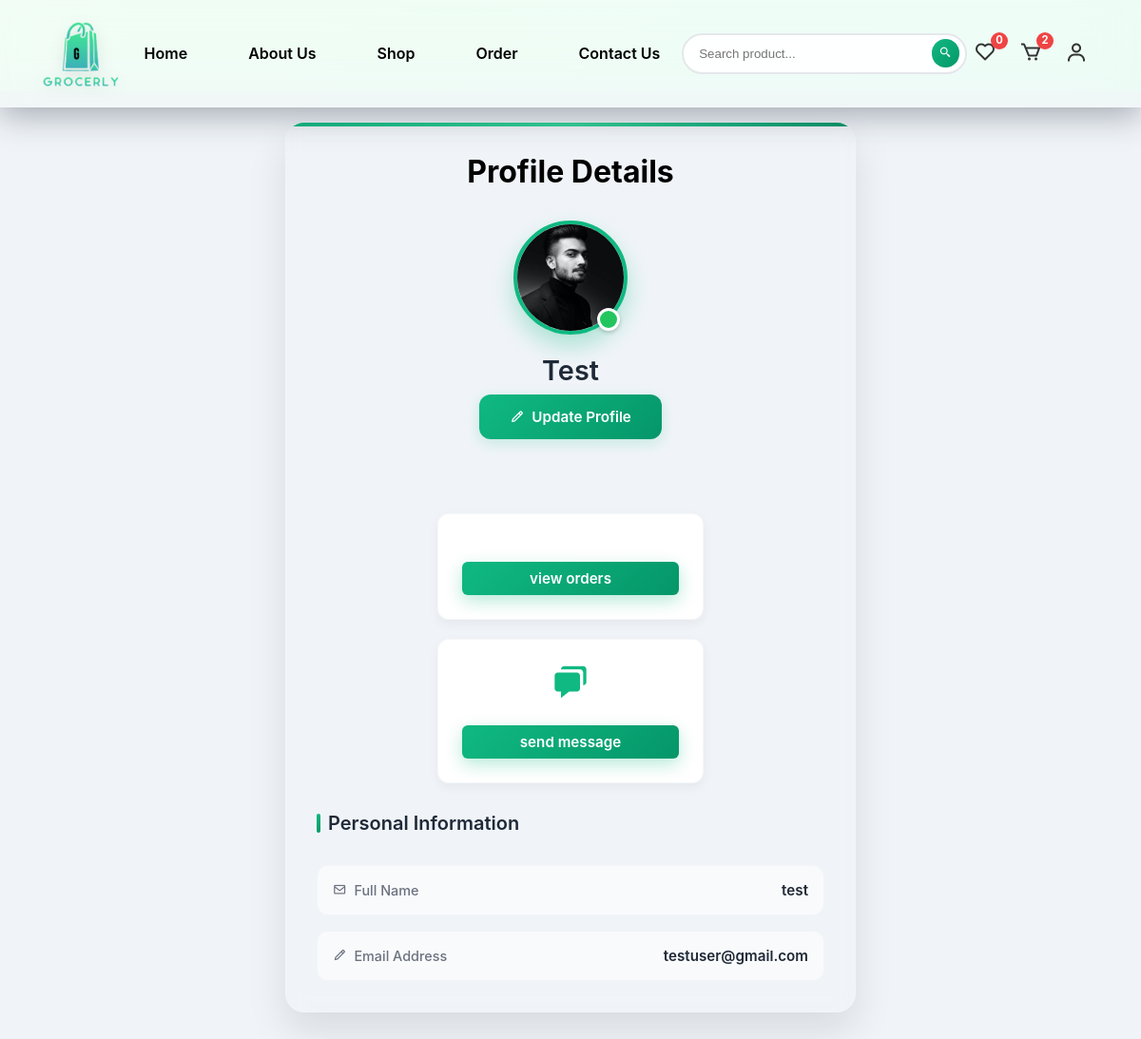
The app's page /profile.php (signed in) with its own data.
### tables this page shows
CREATE TABLE `users` (
  `user_id` int(20) NOT NULL,
  `name` varchar(255) NOT NULL,
  `email` varchar(255) NOT NULL,
  `password` varchar(255) NOT NULL,
  `image` varchar(255) DEFAULT NULL
);

### profile.php (the view, shortened to what this page needs)
<?php
    include 'components/connect.php';
    $select_message = $conn->prepare("SELECT * FROM `message` WHERE user_id = ?");
    $select_message->execute([$user_id]);
    $total_message = $select_message->rowCount();
?>
<!DOCTYPE html>
<html>
    <head>
        <link rel="stylesheet" type="text/css" href="css/user_styles.css">
        <link rel="stylesheet" type="text/css" href="css/profile.css">
        <link rel="stylesheet" href="https://cdnjs.cloudflare.com/ajax/libs/font-awesome/6.2.0/css/all.min.css">
        <link href="https://unpkg.com/boxicons@2.1/css/boxicons.min.css" rel="stylesheet">
    </head>
    <body>
        <?php include('components/user_header.php'); ?>
        <div class="profile-container">
            <div class="user-profile">
                <div class="heading">
                    <h1>Profile Details</h1>
                </div>
                <div class="user">
                    <div class="image-container">
                        <img src="uploaded_files/<?= !empty($fetch_profile['image']) ? htmlspecialchars($fetch_profile['image']) : '../images/default.jpg'; ?>" class="logo-img" width="100" alt="User Image">
                        <div class="status-indicator"></div>
                    </div>
                    <h3 class="name"><?= htmlspecialchars($fetch_profile['name']); ?></h3>
                    <a href="update.php" class="btn"><i class='bx bx-pencil'></i> Update Profile</a>
                </div>
                <div class="box-container">
                    <div class="box">
                        <div class="flex">
                            <a href="order.php" class="btn">view orders</a>
                        </div>
                    </div>
                    <div class="box">
                        <div class="flex">
                            <h3><i class="bx bxs-chat"></i><?$total_message; ?></h3>
                            <a href="contact_us.php" class="btn">send message</a>
                        </div>
                    </div>
                </div>
                <div class="more-info">
                    <div class="title">
                        <span>Personal Information</span>
                    </div>
                    <div class="detail-item">
                        <span class="detail-label"><i class='bx bx-envelope'></i>Full Name</span>
                        <span class="detail-value" id="fullName"><?= htmlspecialchars($fetch_profile['name']); ?></span>
                    </div>
                    <div class="detail-item">
                        <span class="detail-label"><i class='bx bx-pencil'></i>Email Address</span>
                        <span class="detail-value" id="userEmail"><?= htmlspecialchars($fetch_profile['email']); ?></span>
                    </div>
                </div>
            </div>
        </div>
    </body>
</html>

### css/user_styles.css (style rules this page uses)
:root { --primary-color: #10b981; --primary-dark: #059669; --text-primary: #1f2937; --text-secondary: #374151; --text-muted: #6b7280; --text-placeholder: #9ca3af; --border-color: #e5e7eb57; }
* { margin: 0; padding: 0; box-sizing: border-box; }
body { font-family: "Inter", sans-serif; background: linear-gradient(135deg, #f0fdf4 0%, #ecfdf5 50%, #d1fae5 100%); min-height: 100vh; position: relative; }

### records on screen
users: image (picture), name "Test", name "test", email "testuser@gmail.com"

### other values on screen
$total_wishlist_items "0"
$total_cart_items "2"
